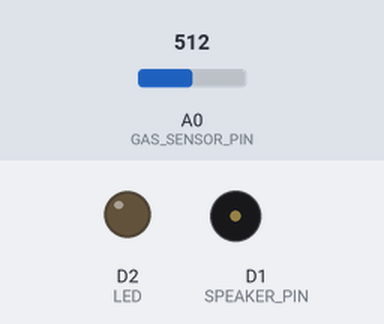
The sketch below on a simulated ESP8266 (NodeMCU). On the bench: output pins drawn as LEDs (lit = HIGH), buzzer (waves = sounding, pin HIGH). Inputs (shaded band) come from the test bench; at power-on: A0 (GAS_SENSOR_PIN) = 512. WiFi joins after 1.5 s; servers stay silent unless stated; the Firebase database answers and starts empty; what the sketch prints to the serial monitor is not drawn.

Above: at 1.65 s.
Timing chart, 0 to 3.3 s (numbered marks = the images above):
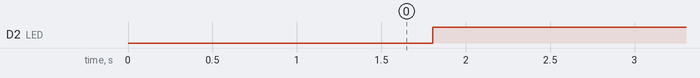

The sketch:

Khoi_do_gas.ino
```cpp
#include <ESP8266WiFi.h>
#include <WiFiUdp.h>
#include <WiFiManager.h>
#include <FirebaseESP8266.h>
#define FIREBASE_HOST "smart-home-8c38a-default-rtdb.firebaseio.com"
#define FIREBASE_AUTH "aW0tmhbIFkfcdxufW4Mx7nz7vhj4mUuxy0Po0Vtm"

const char* ssid = "...";
const char* password = "thinh321";
const IPAddress serverIP(172, 20, 10, 3);
const int serverPort = 20001;

uint8_t macAddress[6] = { 0x00, 0x01, 0x02, 0x03, 0x04, 0x05 };
IPAddress ip(172, 20, 10, 4);
IPAddress subnet(255, 255, 255, 240);
IPAddress gateway(172, 20, 10, 1);

WiFiUDP udpClient;
FirebaseData firebaseData;

struct SensorData {
  uint8_t sensorId;
  int sensorValue;
};
const int sendInterval = 5000;
const int readDelay = 200;
String canhBao;
const int GAS_SENSOR_PIN = A0;
const int SPEAKER_PIN = D1;
int THRESHOLD = 100;
const int LED = D2;

WiFiManager wifiManager;

void setup() {
  Serial.begin(9600);
  WiFi.softAPmacAddress(macAddress);
  wifiManager.autoConnect("ESP8266_1", "password");
  Serial.println("Connected to WiFi.");
  WiFi.config(ip, gateway, subnet);
  pinMode(SPEAKER_PIN, OUTPUT);
  pinMode(LED, OUTPUT);
  udpClient.beginPacket(serverIP, serverPort);
  Firebase.begin(FIREBASE_HOST, FIREBASE_AUTH);
  digitalWrite(LED, LOW);
}

void loop() {
  float gasValue = analogRead(GAS_SENSOR_PIN);
  Serial.println(gasValue);
  SensorData gasData = {0, gasValue};
  Firebase.getString(firebaseData, "/G1/A1/Canh bao");
  canhBao = firebaseData.stringData();
  Serial.print("Canh bao: ");
  Serial.println(canhBao);
  Firebase.getInt(firebaseData, "/G1/A1/Gas threshold");
  THRESHOLD = firebaseData.intData();
  Serial.print("THRESHOLD: ");
  Serial.println(THRESHOLD);
  if ((gasValue > THRESHOLD)&&(canhBao == "ON")) {
    digitalWrite(SPEAKER_PIN, HIGH);
    Serial.print("SPEAKER_PIN: ON ");
  } else {
    digitalWrite(SPEAKER_PIN, LOW);
  }
  udpClient.beginPacket(serverIP, serverPort);
  udpClient.write((uint8_t*)&gasData, sizeof(gasData));
  udpClient.endPacket();
  digitalWrite(LED, ~digitalRead(LED));
  delay(5000);
}
```

Measured:
- by itself, D2 (LED): LOW → HIGH at 1.8 s
